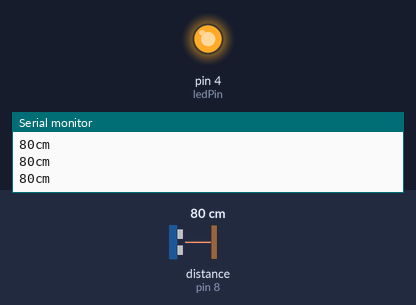
Recording of a sketch running on a simulated Arduino Uno, built with avr-gcc and run on an emulated ATmega328P. Parts: output pins drawn as LEDs (lit = HIGH), the last lines printed to the serial monitor. Wiring (inferred from the names in the program): ultrasonic range finder: trigger pin 7; echo pin 8. The inputs (shaded band) are chosen by the test bench; at power-on: distance to the obstacle (sensor on pin 8) 80 cm. The echo pulse lasts 58.3 µs per cm; pins used as bus, display or sensor lines are not drawn.

Above: at 1.2 s.
1.3 s: distance to the obstacle (sensor on pin 8) set to 196 cm
4.3 s: distance to the obstacle (sensor on pin 8) set to 203 cm
At 4.8 s:
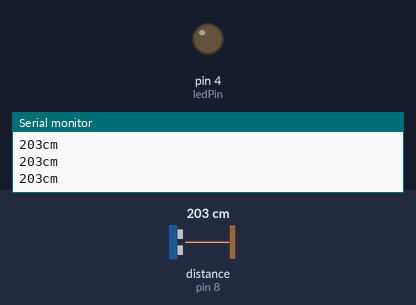
5.9 s: distance to the obstacle (sensor on pin 8) set to 2 cm
At 7.1 s:
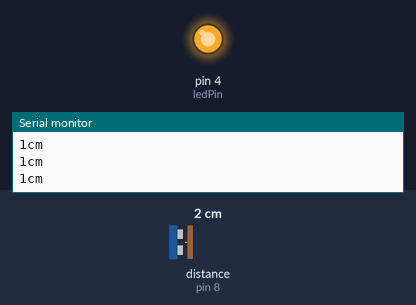
7.4 s: distance to the obstacle (sensor on pin 8) set to 250 cm
At 8.0 s:
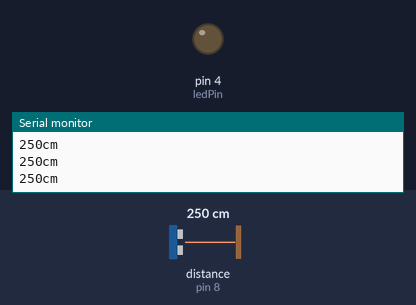
Timing chart, 0 to 9.9 s (numbered marks = the images above; inputs shaded):
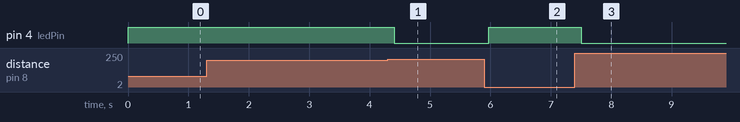

The sketch:

UltrasonicSensor.ino
```cpp
//Two pins to control sensor
const int trigPin = 7;
const int echoPin = 8;

const int ledPin = 4;

void setup() {
  Serial.begin(9600);
  pinMode(trigPin, OUTPUT);
  pinMode(echoPin, INPUT);
  pinMode(ledPin, OUTPUT);
}

void loop() {
  long duration, cm;

  digitalWrite(trigPin, LOW);
  delayMicroseconds(2);
  digitalWrite(trigPin, HIGH);
  delayMicroseconds(10);
  digitalWrite(trigPin, LOW);

  duration = pulseIn(echoPin, HIGH);
  cm = microsecondsToCentimeters(duration);

  if(cm < 200){
    digitalWrite(ledPin, HIGH);
  }
  else{
    digitalWrite(ledPin, LOW);
  }

  Serial.print(cm);
  Serial.print("cm");
  Serial.println();
  delay(100);
}

long microsecondsToCentimeters(long microseconds) {
  return microseconds / 29 / 2;
}
```

Measured:
- the behaviour switches between 199 and 200 cm on distance to the obstacle (sensor on pin 8) (found by bisection; images 0 and 1)
- after the input at 4.3 s, pin 4 (ledPin): HIGH → LOW after 0.11 s
- after the input at 5.9 s, pin 4 (ledPin): LOW → HIGH after 0.07 s
- after the input at 7.4 s, pin 4 (ledPin): HIGH → LOW after 0.10 s
